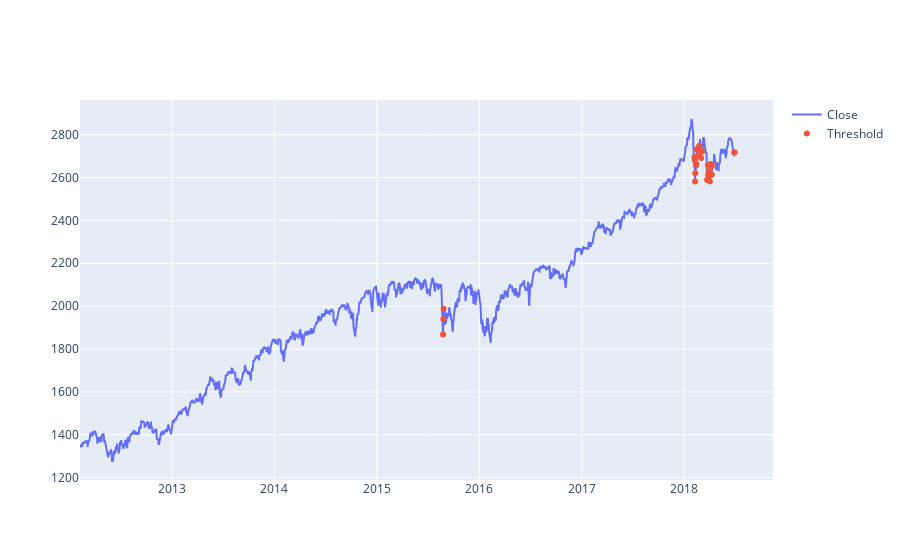

This figure's notebook cell:
### Code cell
fig = go.Figure()
fig.add_trace(go.Scatter(x=test[time_steps:].date,
                         y=scaler.inverse_transform(test[time_steps:].close), mode='lines',
                         name="Close"))

fig.add_trace(go.Scatter(x=anomalies.date,
                         y=scaler.inverse_transform(anomalies.close), mode='markers',
name="Threshold"))

fig.update_layout(showlegend=True)
fig.show()

### Figure 1 — Plotly figure (JSON) as saved in the notebook; plotly's stock layout.template omitted (floating-point values rounded to 4 significant figures; data arrays with more than 128 entries replaced by an {"elided": "..."} marker saying what was removed)
{"data": [{"mode": "lines", "name": "Close", "type": "scatter", "x": {"elided": "1609 str values"}, "y": {"elided": "1609 float values"}}, {"mode": "markers", "name": "Threshold", "type": "scatter", "x": ["2015-08-25T00:00:00", "2015-08-26T00:00:00", "2015-08-27T00:00:00", "2018-02-06T00:00:00", "2018-02-07T00:00:00", "2018-02-08T00:00:00", "2018-02-09T00:00:00", "2018-02-12T00:00:00", "2018-02-13T00:00:00", "2018-02-14T00:00:00", "2018-02-15T00:00:00", "2018-02-16T00:00:00", "2018-02-22T00:00:00", "2018-02-23T00:00:00", "2018-03-02T00:00:00", "2018-03-05T00:00:00", "2018-03-23T00:00:00", "2018-03-26T00:00:00", "2018-03-27T00:00:00", "2018-03-28T00:00:00", "2018-03-29T00:00:00", "2018-04-02T00:00:00", "2018-04-03T00:00:00", "2018-04-04T00:00:00", "2018-04-05T00:00:00", "2018-04-09T00:00:00", "2018-04-10T00:00:00", "2018-06-28T00:00:00", "2018-06-29T00:00:00"], "y": [1868.0, 1941.0, 1988.0, 2695.0, 2682.0, 2581, 2620.0, 2656, 2663.0, 2699.0, 2731.0, 2732.0, 2704.0, 2747.0, 2691.0, 2721.0, 2588.0, 2659.0, 2613.0, 2605.0, 2641.0, 2582.0, 2614.0, 2645.0, 2663.0, 2613.0, 2657.0, 2716.0, 2718.0]}], "layout": {"showlegend": true}}
